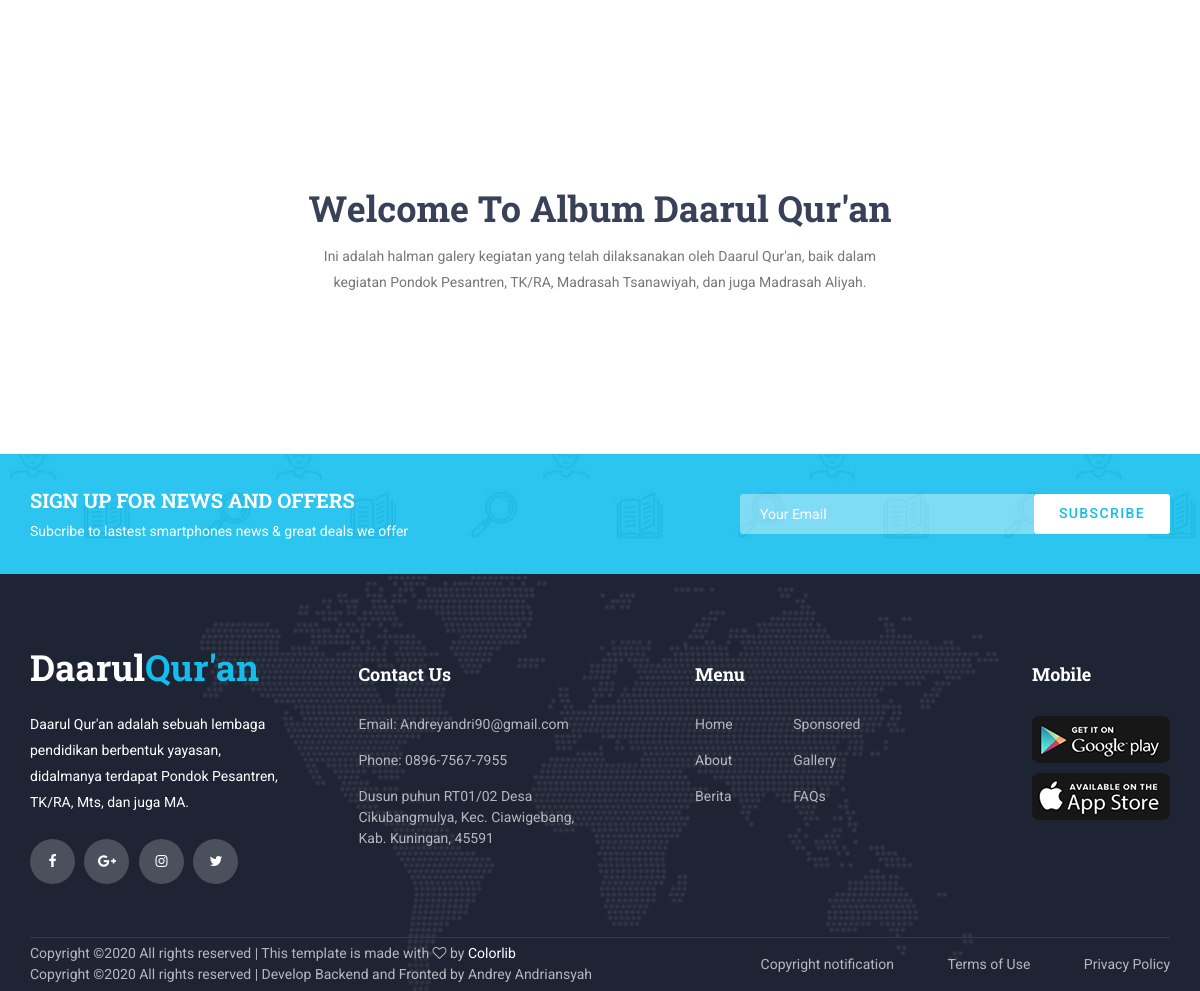
Before: /index.php/home/galery (lower part) with the older database file.
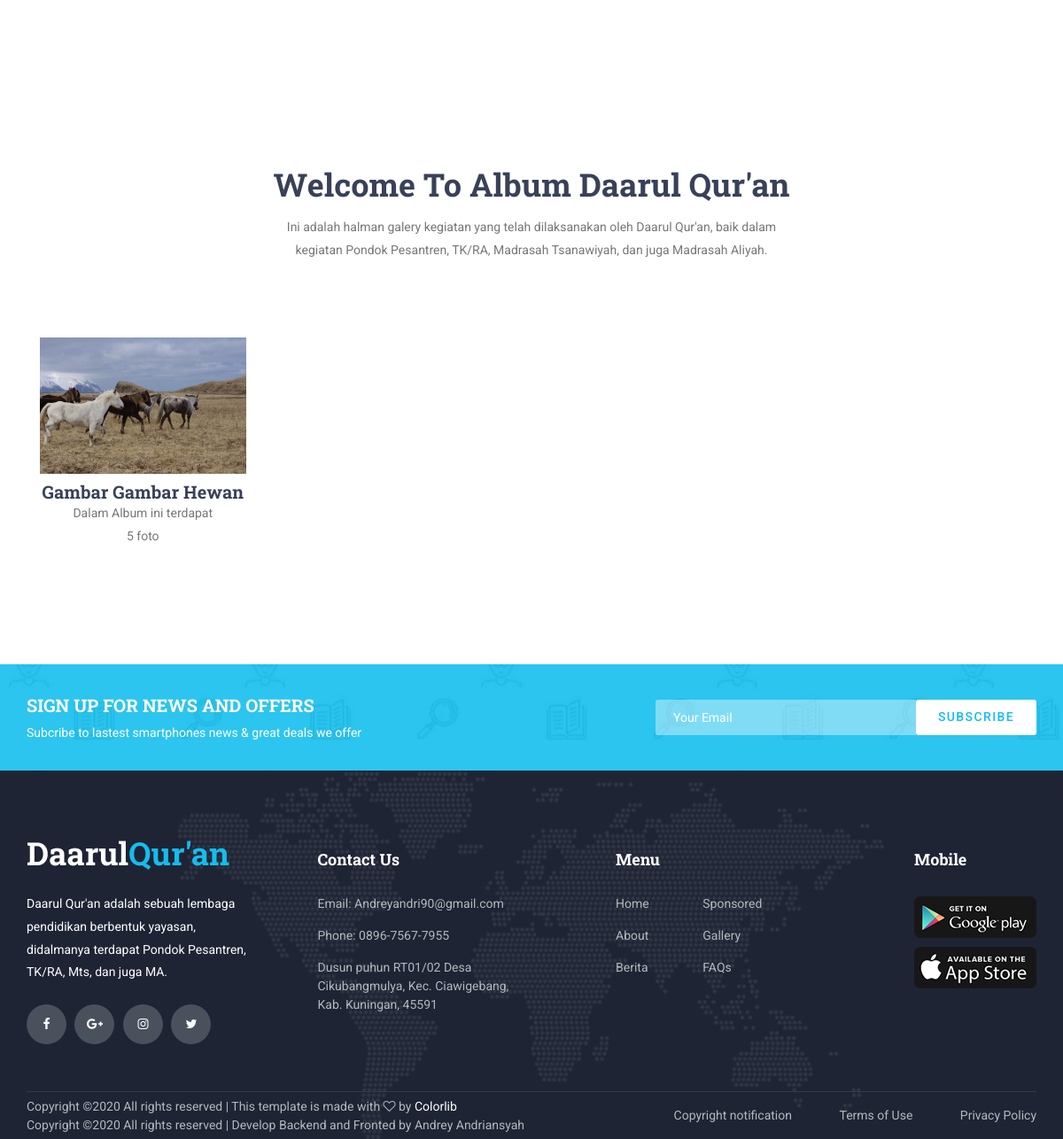
After: the same page with the newer database file.
### tables this page shows
CREATE TABLE `tbl_album` (
  `id_album` int(11) NOT NULL,
  `judul_album` varchar(255) NOT NULL,
  `sampul` varchar(255) NOT NULL
);

### application/controllers/Home.php (called while the page is built, shortened)
<?php
class Home extends CI_Controller {
	public function galery()
	{
		$data = [
			'galery' => $this->M_galery->getAlbum()
		];
		$this->load->view('templates/front/head',$data);
		$this->load->view('templates/front/header');
		$this->load->view('templates/front/menu');
		$this->load->view('front/galery');
		$this->load->view('templates/front/footer');
		$this->load->view('templates/front/foot');
	}
}

### index.php (called while the page is built, shortened)
<?php
require_once BASEPATH.'core/CodeIgniter.php';

### application/models/M_galery.php (called while the page is built, shortened)
<?php
class M_galery extends CI_Model {
	public function getAlbum()
	{
		$this->db->select('tbl_album.*,count(tbl_foto.id_album) as jml');
		$this->db->from('tbl_album');
		$this->db->join('tbl_foto','tbl_foto.id_album = tbl_album.id_album','left');
		$this->db->group_by('tbl_album.id_album');
		$this->db->order_by('tbl_album.judul_album','ASC');
		return $this->db->get()->result_array();
	}
}

### application/views/front/galery.php (the view, shortened to what this page needs)
<div class="home">
	</div>
	<div class="features">
		<div class="container">
			<div class="row">
				<div class="col">
					<div class="section_title_container text-center">
						<h2 class="section_title">Welcome To Album Daarul Qur'an</h2>
						<div class="section_subtitle"><p>Ini adalah halman galery kegiatan yang telah dilaksanakan oleh Daarul Qur'an, baik dalam kegiatan Pondok Pesantren, TK/RA, Madrasah Tsanawiyah, dan juga Madrasah Aliyah.</p></div>
					</div>
				</div>
			</div>
			<div class="row features_row">
				<?php foreach ($galery as $gry): ?>
					<div class="col-lg-3 feature_col">
						<div class="feature text-center trans_400">
							<div class="feature_icon"><a href="<?= base_url('home/galeryDetail/' . $gry['id_album']);  ?>"><img src="<?= base_url('assets/images/galery/' . $gry['sampul']); ?>" alt=""></a></div><br><br><br><br>
							<h3 class="feature_title"><?= $gry['judul_album']; ?></h3>
							<div class="feature_text"><p>Dalam Album ini terdapat<br><?= $gry['jml']; ?> foto</p></div>
						</div>
					</div>
				<?php endforeach ?>
			</div>
		</div>
	</div>

### application/views/templates/front/head.php (shortened to what this page needs)
<!DOCTYPE html>
<html lang="en">
<head>
<link rel="stylesheet" type="text/css" href="<?= base_url('assets/front/'); ?>styles/bootstrap4/bootstrap.min.css">
<link href="<?= base_url('assets/front/'); ?>plugins/font-awesome-4.7.0/css/font-awesome.min.css" rel="stylesheet" type="text/css">
<link rel="stylesheet" type="text/css" href="<?= base_url('assets/front/'); ?>plugins/OwlCarousel2-2.2.1/owl.carousel.css">
<link rel="stylesheet" type="text/css" href="<?= base_url('assets/front/'); ?>plugins/OwlCarousel2-2.2.1/owl.theme.default.css">
<link rel="stylesheet" type="text/css" href="<?= base_url('assets/front/'); ?>plugins/OwlCarousel2-2.2.1/animate.css">
<link rel="stylesheet" type="text/css" href="<?= base_url('assets/front/'); ?>styles/main_styles.css">
<link rel="stylesheet" type="text/css" href="<?= base_url('assets/front/'); ?>styles/responsive.css">
</head>
<body>
	<div class="super_container">

### application/views/templates/front/footer.php (shortened to what this page needs)
	<div class="newsletter">
		<div class="newsletter_background parallax-window" data-parallax="scroll" data-image-src="<?= base_url('assets/front/'); ?>images/newsletter.jpg" data-speed="0.8"></div>
		<div class="container">
			<div class="row">
				<div class="col">
					<div class="newsletter_container d-flex flex-lg-row flex-column align-items-center justify-content-start">
						<div class="newsletter_content text-lg-left text-center">
							<div class="newsletter_title">sign up for news and offers</div>
							<div class="newsletter_subtitle">Subcribe to lastest smartphones news & great deals we offer</div>
						</div>
						<div class="newsletter_form_container ml-lg-auto">
							<form action="#" id="newsletter_form" class="newsletter_form d-flex flex-row align-items-center justify-content-center">
								<input type="email" class="newsletter_input" placeholder="Your Email" required="required">
								<button type="submit" class="newsletter_button">subscribe</button>
							</form>
						</div>
					</div>
				</div>
			</div>
		</div>
	</div>
	<footer class="footer">
		<div class="footer_background" style="background-image:url(<?= base_url('assets/front/'); ?>images/footer_background.png)"></div>
		<div class="container">
			<div class="row footer_row">
				<div class="col">
					<div class="footer_content">
						<div class="row">
							<div class="col-lg-3 footer_col">
								<div class="footer_section footer_about">
									<div class="footer_logo_container">
										<a href="<?= base_url(); ?>">
											<div class="footer_logo_text">Daarul<span>Qur'an</span></div>
										</a>
									</div>
									<div class="footer_about_text">
										<p>Daarul Qur'an adalah sebuah lembaga pendidikan berbentuk yayasan, didalmanya terdapat Pondok Pesantren, TK/RA, Mts, dan juga MA.</p>
									</div>
									<div class="footer_social">
										<ul>
											<li><a href="#"><i class="fa fa-facebook" aria-hidden="true"></i></a></li>
											<li><a href="#"><i class="fa fa-google-plus" aria-hidden="true"></i></a></li>
											<li><a href="#"><i class="fa fa-instagram" aria-hidden="true"></i></a></li>
											<li><a href="#"><i class="fa fa-twitter" aria-hidden="true"></i></a></li>
										</ul>
									</div>
								</div>
							</div>
							<div class="col-lg-3 footer_col">
								<div class="footer_section footer_contact">
									<div class="footer_title">Contact Us</div>
									<div class="footer_contact_info">
										<ul>
											<li>Email: Andreyandri90@gmail.com</li>
											<li>Phone:  0896-7567-7955</li>
											<li>Dusun puhun RT01/02 Desa Cikubangmulya, Kec. Ciawigebang, Kab. Kuningan, 45591</li>
										</ul>
									</div>
								</div>
							</div>
							<div class="col-lg-3 footer_col">
								<div class="footer_section footer_links">
									<div class="footer_title">Menu</div>
									<div class="footer_links_container">
										<ul>
											<li><a href="<?= base_url(); ?>">Home</a></li>
											<li><a href="<?= base_url('home/about'); ?>">About</a></li>
											<li><a href="<?= base_url('home/berita'); ?>">Berita</a></li>
											<li><a href="<?= base_url('home/sponsored'); ?>">Sponsored</a></li>
											<li><a href="<?= base_url('home/gallery'); ?>">Gallery</a></li>
											<li><a href="#">FAQs</a></li>
										</ul>
									</div>
								</div>
							</div>
							<div class="col-lg-3 footer_col clearfix">
								<div class="footer_section footer_mobile">
									<div class="footer_title">Mobile</div>
									<div class="footer_mobile_content">
										<div class="footer_image"><a href="#"><img src="<?= base_url('assets/front/'); ?>images/mobile_1.png" alt=""></a></div>
										<div class="footer_image"><a href="#"><img src="<?= base_url('assets/front/'); ?>images/mobile_2.png" alt=""></a></div>
									</div>
								</div>
							</div>
						</div>
					</div>
				</div>
			</div>
			<div class="row copyright_row">
				<div class="col">
					<div class="copyright d-flex flex-lg-row flex-column align-items-center justify-content-start">
						<div class="cr_text">
Copyright &copy; All rights reserved | This template is made with <i class="fa fa-heart-o" aria-hidden="true"></i> by <a href="https://colorlib.com" target="_blank">Colorlib</a><br>Copyright &copy; All rights reserved | Develop Backend and Fronted by Andrey Andriansyah
</div>
						<div class="ml-lg-auto cr_links">
							<ul class="cr_list">
								<li><a href="#">Copyright notification</a></li>
								<li><a href="#">Terms of Use</a></li>
								<li><a href="#">Privacy Policy</a></li>
							</ul>
						</div>
					</div>
				</div>
			</div>
		</div>
	</footer>

### application/views/templates/front/foot.php (shortened to what this page needs)
</div>
<link rel="stylesheet" type="text/css" href="https://cdn.datatables.net/1.10.20/css/jquery.dataTables.css">
</body>

Changed rows visible on the page:
added tbl_album: sampul (picture), judul_album "Gambar Gambar Hewan", jml "5"
